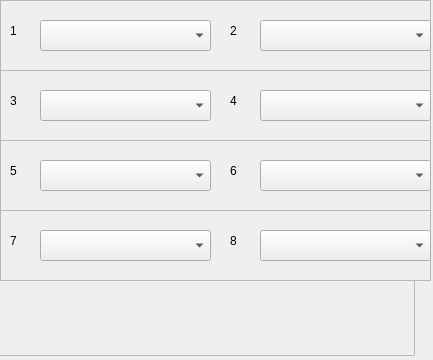
<?xml version="1.0" encoding="UTF-8"?>
<ui version="4.0">
 <class>Form</class>
 <widget class="QWidget" name="Form">
  <property name="geometry">
   <rect>
    <x>0</x>
    <y>0</y>
    <width>433</width>
    <height>360</height>
   </rect>
  </property>
  <property name="windowTitle">
   <string>Form</string>
  </property>
  <widget class="QFrame" name="frame">
   <property name="geometry">
    <rect>
     <x>0</x>
     <y>0</y>
     <width>431</width>
     <height>71</height>
    </rect>
   </property>
   <property name="frameShape">
    <enum>QFrame::StyledPanel</enum>
   </property>
   <property name="frameShadow">
    <enum>QFrame::Raised</enum>
   </property>
   <widget class="QComboBox" name="comboBox_2">
    <property name="geometry">
     <rect>
      <x>260</x>
      <y>20</y>
      <width>171</width>
      <height>31</height>
     </rect>
    </property>
   </widget>
   <widget class="QComboBox" name="comboBox_3">
    <property name="geometry">
     <rect>
      <x>40</x>
      <y>20</y>
      <width>171</width>
      <height>31</height>
     </rect>
    </property>
   </widget>
   <widget class="QLabel" name="label">
    <property name="geometry">
     <rect>
      <x>10</x>
      <y>20</y>
      <width>21</width>
      <height>21</height>
     </rect>
    </property>
    <property name="text">
     <string>1</string>
    </property>
   </widget>
   <widget class="QLabel" name="label_2">
    <property name="geometry">
     <rect>
      <x>230</x>
      <y>20</y>
      <width>21</width>
      <height>21</height>
     </rect>
    </property>
    <property name="text">
     <string>2</string>
    </property>
   </widget>
  </widget>
  <widget class="QFrame" name="frame_2">
   <property name="geometry">
    <rect>
     <x>0</x>
     <y>70</y>
     <width>431</width>
     <height>71</height>
    </rect>
   </property>
   <property name="frameShape">
    <enum>QFrame::StyledPanel</enum>
   </property>
   <property name="frameShadow">
    <enum>QFrame::Raised</enum>
   </property>
   <widget class="QComboBox" name="comboBox_6">
    <property name="geometry">
     <rect>
      <x>260</x>
      <y>20</y>
      <width>171</width>
      <height>31</height>
     </rect>
    </property>
   </widget>
   <widget class="QComboBox" name="comboBox_7">
    <property name="geometry">
     <rect>
      <x>40</x>
      <y>20</y>
      <width>171</width>
      <height>31</height>
     </rect>
    </property>
   </widget>
   <widget class="QLabel" name="label_5">
    <property name="geometry">
     <rect>
      <x>10</x>
      <y>20</y>
      <width>21</width>
      <height>21</height>
     </rect>
    </property>
    <property name="text">
     <string>3</string>
    </property>
   </widget>
   <widget class="QLabel" name="label_6">
    <property name="geometry">
     <rect>
      <x>230</x>
      <y>20</y>
      <width>21</width>
      <height>21</height>
     </rect>
    </property>
    <property name="text">
     <string>4</string>
    </property>
   </widget>
   <widget class="QFrame" name="frame_3">
    <property name="geometry">
     <rect>
      <x>50</x>
      <y>70</y>
      <width>431</width>
      <height>71</height>
     </rect>
    </property>
    <property name="frameShape">
     <enum>QFrame::StyledPanel</enum>
    </property>
    <property name="frameShadow">
     <enum>QFrame::Raised</enum>
    </property>
    <widget class="QComboBox" name="comboBox_8">
     <property name="geometry">
      <rect>
       <x>260</x>
       <y>20</y>
       <width>171</width>
       <height>31</height>
      </rect>
     </property>
    </widget>
    <widget class="QComboBox" name="comboBox_9">
     <property name="geometry">
      <rect>
       <x>40</x>
       <y>20</y>
       <width>171</width>
       <height>31</height>
      </rect>
     </property>
    </widget>
    <widget class="QLabel" name="label_7">
     <property name="geometry">
      <rect>
       <x>10</x>
       <y>20</y>
       <width>21</width>
       <height>21</height>
      </rect>
     </property>
     <property name="text">
      <string>1</string>
     </property>
    </widget>
    <widget class="QLabel" name="label_8">
     <property name="geometry">
      <rect>
       <x>230</x>
       <y>20</y>
       <width>21</width>
       <height>21</height>
      </rect>
     </property>
     <property name="text">
      <string>1</string>
     </property>
    </widget>
   </widget>
  </widget>
  <widget class="QFrame" name="frame_4">
   <property name="geometry">
    <rect>
     <x>0</x>
     <y>140</y>
     <width>431</width>
     <height>71</height>
    </rect>
   </property>
   <property name="frameShape">
    <enum>QFrame::StyledPanel</enum>
   </property>
   <property name="frameShadow">
    <enum>QFrame::Raised</enum>
   </property>
   <widget class="QComboBox" name="comboBox_10">
    <property name="geometry">
     <rect>
      <x>260</x>
      <y>20</y>
      <width>171</width>
      <height>31</height>
     </rect>
    </property>
   </widget>
   <widget class="QComboBox" name="comboBox_11">
    <property name="geometry">
     <rect>
      <x>40</x>
      <y>20</y>
      <width>171</width>
      <height>31</height>
     </rect>
    </property>
   </widget>
   <widget class="QLabel" name="label_9">
    <property name="geometry">
     <rect>
      <x>10</x>
      <y>20</y>
      <width>21</width>
      <height>21</height>
     </rect>
    </property>
    <property name="text">
     <string>5</string>
    </property>
   </widget>
   <widget class="QLabel" name="label_10">
    <property name="geometry">
     <rect>
      <x>230</x>
      <y>20</y>
      <width>21</width>
      <height>21</height>
     </rect>
    </property>
    <property name="text">
     <string>6</string>
    </property>
   </widget>
  </widget>
  <widget class="QFrame" name="frame_5">
   <property name="geometry">
    <rect>
     <x>0</x>
     <y>210</y>
     <width>431</width>
     <height>71</height>
    </rect>
   </property>
   <property name="frameShape">
    <enum>QFrame::StyledPanel</enum>
   </property>
   <property name="frameShadow">
    <enum>QFrame::Raised</enum>
   </property>
   <widget class="QComboBox" name="comboBox_12">
    <property name="geometry">
     <rect>
      <x>260</x>
      <y>20</y>
      <width>171</width>
      <height>31</height>
     </rect>
    </property>
   </widget>
   <widget class="QComboBox" name="comboBox_13">
    <property name="geometry">
     <rect>
      <x>40</x>
      <y>20</y>
      <width>171</width>
      <height>31</height>
     </rect>
    </property>
   </widget>
   <widget class="QLabel" name="label_11">
    <property name="geometry">
     <rect>
      <x>10</x>
      <y>20</y>
      <width>21</width>
      <height>21</height>
     </rect>
    </property>
    <property name="text">
     <string>7</string>
    </property>
   </widget>
   <widget class="QLabel" name="label_12">
    <property name="geometry">
     <rect>
      <x>230</x>
      <y>20</y>
      <width>21</width>
      <height>21</height>
     </rect>
    </property>
    <property name="text">
     <string>8</string>
    </property>
   </widget>
  </widget>
  <widget class="QFrame" name="frame_6">
   <property name="geometry">
    <rect>
     <x>-30</x>
     <y>280</y>
     <width>445</width>
     <height>76</height>
    </rect>
   </property>
   <property name="frameShape">
    <enum>QFrame::StyledPanel</enum>
   </property>
   <property name="frameShadow">
    <enum>QFrame::Raised</enum>
   </property>
  </widget>
 </widget>
 <resources/>
 <connections/>
</ui>
